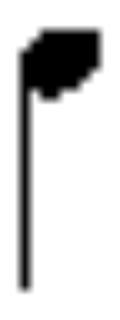
#> input picture Test_Symbols/104.jpg, 120 x 320 px, given in place of 8_Score1.jpg, which was not available
$ python Similarity.py
#> lines starting #> are read from the running program, lines starting #| are printed output that depends on the picture; after the words box and inside, x2 and y2 are one past the last pixel; in counts of white or black regions, pixels touching at a corner belong together; pictures that were not available may be replaced by others from this repository, and a replacement may not be noted
### etc/antiAliasing.py
import cv2, numpy as np, matplotlib.pyplot as plt

class antiAliasing:
    def __init__(self):
        self.__src = []
        self.__dst = []
        ## 탐색할 방향 지정
        self.__Os = {'O1':[(0,-2),(0,-1),(0,0),(0,1),(0,2)],
                    'O2':[(2,-2),(1,-1),(0,0),(-1,1),(-2,2)],
                    'O3':[(2,0),(1,0),(0,0),(-1,0),(-2,0)],
                    'O4':[(2,2),(1,1),(0,0),(-1,-1),(-2,-2)]}

    def Bin(self,img):
        _,th = cv2.threshold(img,127,255,cv2.THRESH_OTSU)
        return th

    def detectLaplace(self, img):
        return self.Bin((255)-cv2.Laplacian(img, -1))

    # [44 lines left out: functions antiAliasing, show, not called in this run]


# [7 lines that do not run on import are left out]

### etc/Resize.py
import cv2, numpy as np, math
## 현재 쓸모 없지만 남겨둠
class Resize:
    def __init__(self):
        self.__src = []

    # [17 lines left out: function resize, not called in this run]

### etc/Similarity.py
import cv2, numpy as np
from matplotlib import pyplot as plt
from antiAliasing import antiAliasing
from Resize import Resize

Re = Resize()
ali = antiAliasing()

imgs = []

template_src = cv2.imread(r'template_img/Normal/8_Score1.jpg')
#> template_src is the input picture: shape (320, 120, 3); min 0, max 255, mean 212.5
template_src = cv2.cvtColor(template_src, cv2.COLOR_RGB2GRAY)
#> template_src: shape (320, 120)
compare_src = cv2.imread(r'Find_Symbols/130.jpg')
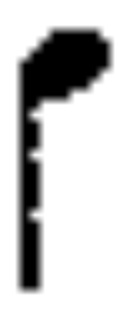
#> input picture Test_Symbols/105.jpg, 130 x 320 px, given in place of 130.jpg, which was not available
#> compare_src is the input picture: shape (320, 130, 3); min 0, max 255, mean 203.5
compare_src = cv2.cvtColor(compare_src, cv2.COLOR_RGB2GRAY)
#> compare_src: shape (320, 130)
print(f'template : {template_src.shape}, compare : {compare_src.shape}')
#| template : (320, 120), compare : (320, 130)

## create ORB
orb = cv2.ORB_create(nfeatures=400)

## create SIFT
sift = cv2.xfeatures2d.SIFT_create(nfeatures=400)

## create Matcher
bf_orb = cv2.BFMatcher(cv2.NORM_HAMMING, crossCheck=True)
bf_sift = cv2.BFMatcher(cv2.NORM_L2, crossCheck=True)

def Matching(datas):

    t_src, c_src = datas

    t_src = cv2.resize(t_src, dsize=None, fx=4, fy=4, interpolation=cv2.INTER_CUBIC)
    c_src = cv2.resize(c_src, dsize=None, fx=4, fy=4, interpolation=cv2.INTER_CUBIC)

    # binaryization
    _, t_src = cv2.threshold(t_src, 127, 255, cv2.THRESH_OTSU)
    _, c_src = cv2.threshold(c_src, 127, 255, cv2.THRESH_OTSU)

    # orb extracting
    kp1, des1 = orb.detectAndCompute(t_src, None)
    kp2, des2 = orb.detectAndCompute(c_src, None)

    orbs = [(kp1, kp2), (des1, des2)]
    # sift extracting
    kp1, des1 = sift.detectAndCompute(t_src, None)
    kp2, des2 = sift.detectAndCompute(c_src, None)

    sifts = [(kp1, kp2), (des1, des2)]

    # orb Matching
    orb_matches = bf_orb.match(*orbs[1])

    # sift matching
    sift_matches = bf_sift.match(*sifts[1])

    # draw Matcher
    M_img_orb = cv2.drawMatches(t_src, orbs[0][0], c_src, orbs[0][1], orb_matches, None, flags=2)
    M_img_sift = cv2.drawMatches(t_src, sifts[0][0], c_src, sifts[0][1], sift_matches, None, flags=2)

    # img Combine
    combi_img = cv2.vconcat([M_img_orb, M_img_sift])
    combi_img = cv2.putText(combi_img, "ORB",(10,20),1,1.3,(0,0,0),1)
    combi_img = cv2.putText(combi_img, "SIFT",(10,276),1,1.3,(0,0,0),1)

    return combi_img

## template와 compare 이미지를 원본 크기부터 (256,256) size 까지 16크기 cv2.resize를 한 후 ORB, SIFT 매칭
## template의 크기만큼 compare 이미지를 점차 확대 시켜 ORB, SIFT 매칭

def S2B(temp, comp):
    t_h, t_w = temp.shape
    c_h, c_w = comp.shape
    # resizing
    src = comp.copy()
    _, src = cv2.threshold(src, 127, 255, cv2.THRESH_OTSU)
    ph = (t_h - c_h)/25
    pw = (t_w - c_w)/25
    print(ph,pw)
    for _ in range(26):
        h, w = src.shape
        src = cv2.resize(src,dsize=(int(w+pw),int(h+ph)),interpolation=cv2.INTER_CUBIC)

    return Matching([temp, src])

## temoplate와 compare 이미지를 한번에 (256,256) 크기로 cv2.resize를 적용한 후 ORB,SIFT 매칭
def O2B(imgs):
    datas = []
    for img in imgs:
        src = img.copy()
        _, src = cv2.threshold(src, 127, 255, cv2.THRESH_OTSU)
        src = cv2.resize(src,dsize=None, fx=5, fy=5,interpolation=cv2.INTER_CUBIC)
        datas.append(src)

    return Matching(datas)

img1 = S2B(template_src, compare_src)
#> in S2B, `_, src = cv2.threshold(src, 127, 255, cv2.THRESH_OTSU)`:
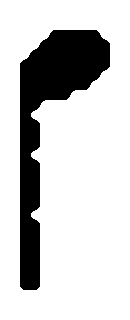
#> src: shape (320, 130); 79.7% white; 1 black region, box (x1, y1, x2, y2) and area: (20, 30, 110, 290) 8460
#| 0.0 -0.4
#> after the loop in S2B, `for _ in range(26):`:
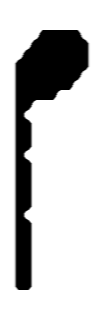
#> src: shape (320, 104); min 0, max 255, mean 202.7
#> in Matching, `_, t_src = cv2.threshold(t_src, 127, 255, cv2.THRESH_OTSU)`: t_src: shape (1280, 480); 82.2% white; 1 black region, box (x1, y1, x2, y2) and area: (77, 117, 403, 1162) 109158
#> in Matching, `_, c_src = cv2.threshold(c_src, 127, 255, cv2.THRESH_OTSU)`:
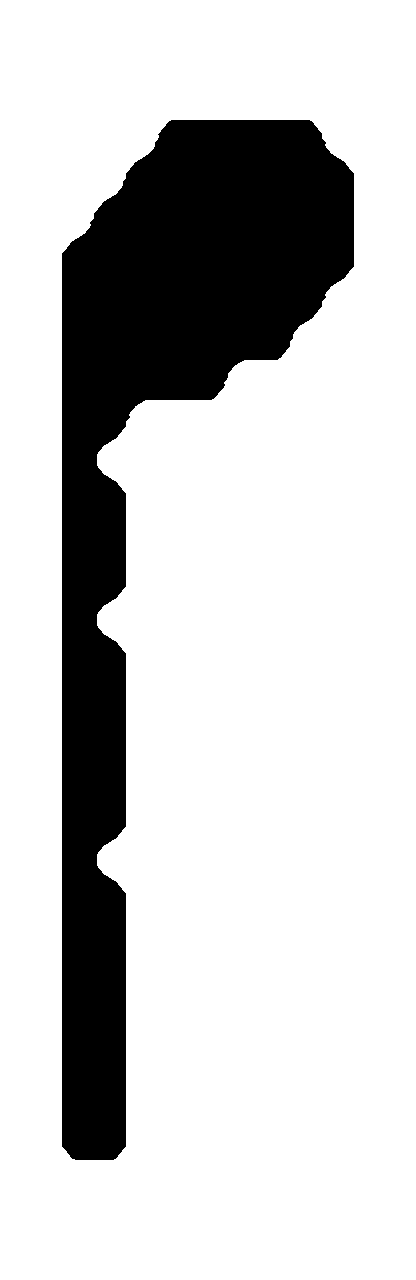
#> c_src: shape (1280, 416); 79.5% white; 1 black region, box (x1, y1, x2, y2) and area: (62, 120, 354, 1160) 109324
#> in Matching, `kp1, des1 = orb.detectAndCompute(t_src, None)`: kp1 = 311 keypoints; strongest (x, y, size): (136, 365, 111.1), (140, 364, 92.6), (168, 124, 31), (311, 355, 31)
#> in Matching, `kp2, des2 = orb.detectAndCompute(c_src, None)`: kp2 = 353 keypoints; strongest (x, y, size): (325, 143, 37.2), (325, 296, 37.2), (326, 146, 37.2), (71, 1157, 31)
#> in Matching, `kp1, des1 = sift.detectAndCompute(t_src, None)`: kp1 = 36 keypoints; strongest (x, y, size): (238, 244, 181), (140, 385, 25.4), (203, 378, 42.8), (264, 378, 23.3)
#> in Matching, `kp2, des2 = sift.detectAndCompute(c_src, None)`: kp2 = 70 keypoints; strongest (x, y, size): (207, 253, 165.3), (94, 1120, 52.5), (94, 541, 58.3), (94, 797, 54.7)
#> in Matching, `orb_matches = bf_orb.match(*orbs[1])`: orb_matches = 72 matches
#> in Matching, `sift_matches = bf_sift.match(*sifts[1])`: sift_matches = 19 matches
#> in Matching, `M_img_orb = cv2.drawMatches(t_src, orbs[0][0], c_src, orbs[0][1], orb_..`:
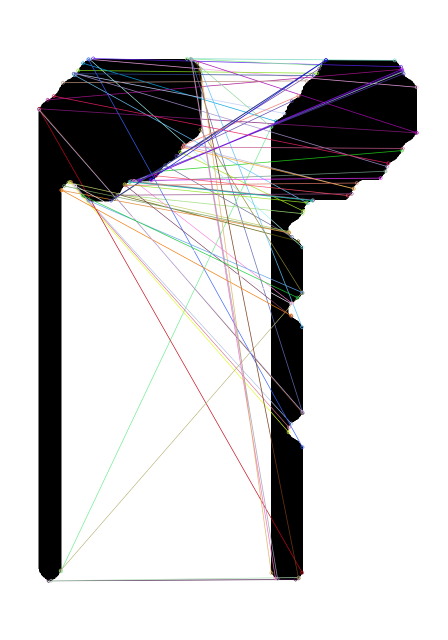
#> M_img_orb: shape (1280, 896, 3) (shown at 1/2 size); mean of channels 0, 1, 2 205.5, 204.9, 205.8; drawn as B, G, R
#> in Matching, `M_img_sift = cv2.drawMatches(t_src, sifts[0][0], c_src, sifts[0][1], s..`:
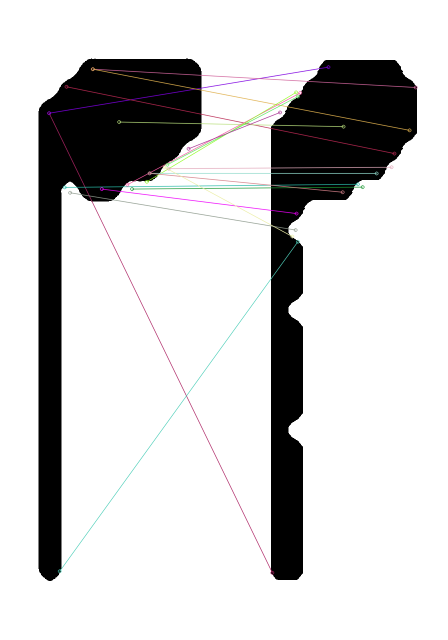
#> M_img_sift: shape (1280, 896, 3) (shown at 1/2 size); mean of channels 0, 1, 2 206.3, 206.2, 206.5; drawn as B, G, R
#> in Matching, `combi_img = cv2.vconcat([M_img_orb, M_img_sift])`:
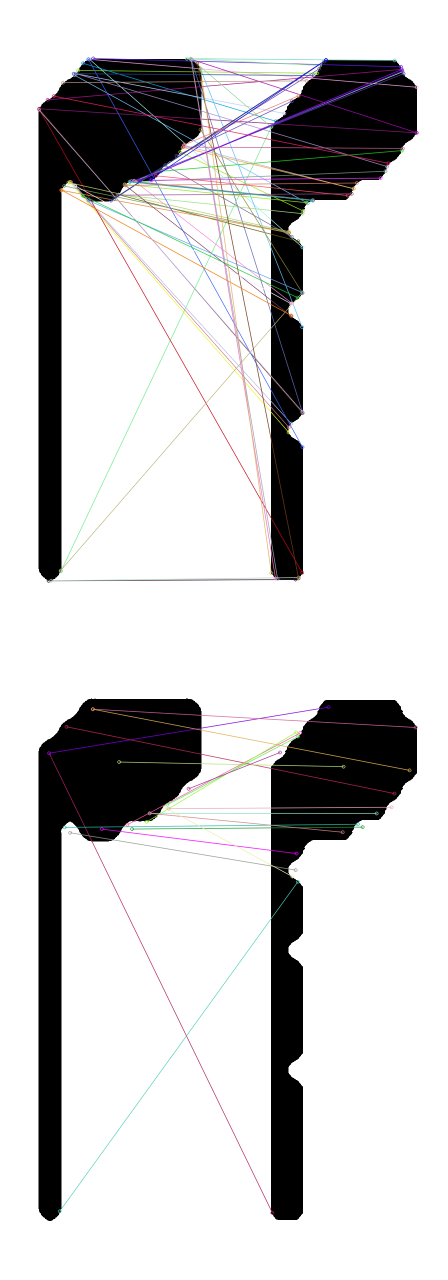
#> combi_img: shape (2560, 896, 3) (shown at 1/2 size); mean of channels 0, 1, 2 205.9, 205.5, 206.1; drawn as B, G, R
#> in Matching, `combi_img = cv2.putText(combi_img, "ORB",(10,20),1,1.3,(0,0,0),1)`: combi_img: shape (2560, 896, 3); under 0.01% of pixels changed, all inside (x1, y1, x2, y2) = (13, 7, 49, 20)
#> in Matching, `combi_img = cv2.putText(combi_img, "SIFT",(10,276),1,1.3,(0,0,0),1)`: combi_img: shape (2560, 896, 3); mean of channels 0, 1, 2 205.9, 205.5, 206.1

# [7 lines of commented-out code are left out]
plt.imshow(img1)
plt.show()
cv2.imshow('test',img1)
cv2.waitKey()

# [38 lines of commented-out code are left out]
